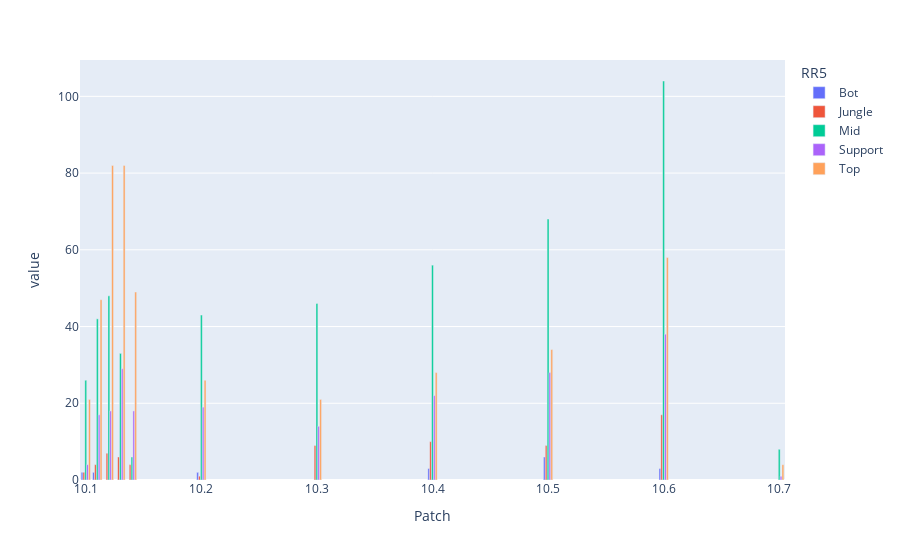

Write notebook code for a chart like this one.
### Code cell
t = pb.groupby(["Patch","RR5"])['RR5'].count().unstack(level=1)
px.bar(t,barmode='group')

### Figure 1 — Plotly figure (JSON) as saved in the notebook; plotly's stock layout.template omitted (floating-point values rounded to 4 significant figures)
{"data": [{"alignmentgroup": "True", "hovertemplate": "RR5=Bot<br>Patch=%{x}<br>value=%{y}<extra></extra>", "legendgroup": "Bot", "marker": {"color": "#636efa"}, "name": "Bot", "offsetgroup": "Bot", "orientation": "v", "showlegend": true, "textposition": "auto", "type": "bar", "x": [10.1, 10.11, 10.12, 10.13, 10.14, 10.2, 10.3, 10.4, 10.5, 10.6, 10.7], "xaxis": "x", "y": [2, 2, null, null, null, 2, null, 3, 6, 3, null], "yaxis": "y"}, {"alignmentgroup": "True", "hovertemplate": "RR5=Jungle<br>Patch=%{x}<br>value=%{y}<extra></extra>", "legendgroup": "Jungle", "marker": {"color": "#EF553B"}, "name": "Jungle", "offsetgroup": "Jungle", "orientation": "v", "showlegend": true, "textposition": "auto", "type": "bar", "x": [10.1, 10.11, 10.12, 10.13, 10.14, 10.2, 10.3, 10.4, 10.5, 10.6, 10.7], "xaxis": "x", "y": [2, 4, 7, 6, 4, 1, 9, 10, 9, 17, null], "yaxis": "y"}, {"alignmentgroup": "True", "hovertemplate": "RR5=Mid<br>Patch=%{x}<br>value=%{y}<extra></extra>", "legendgroup": "Mid", "marker": {"color": "#00cc96"}, "name": "Mid", "offsetgroup": "Mid", "orientation": "v", "showlegend": true, "textposition": "auto", "type": "bar", "x": [10.1, 10.11, 10.12, 10.13, 10.14, 10.2, 10.3, 10.4, 10.5, 10.6, 10.7], "xaxis": "x", "y": [26, 42, 48, 33, 6, 43, 46, 56, 68, 104, 8], "yaxis": "y"}, {"alignmentgroup": "True", "hovertemplate": "RR5=Support<br>Patch=%{x}<br>value=%{y}<extra></extra>", "legendgroup": "Support", "marker": {"color": "#ab63fa"}, "name": "Support", "offsetgroup": "Support", "orientation": "v", "showlegend": true, "textposition": "auto", "type": "bar", "x": [10.1, 10.11, 10.12, 10.13, 10.14, 10.2, 10.3, 10.4, 10.5, 10.6, 10.7], "xaxis": "x", "y": [4, 17, 18, 29, 18, 19, 14, 22, 28, 38, 1], "yaxis": "y"}, {"alignmentgroup": "True", "hovertemplate": "RR5=Top<br>Patch=%{x}<br>value=%{y}<extra></extra>", "legendgroup": "Top", "marker": {"color": "#FFA15A"}, "name": "Top", "offsetgroup": "Top", "orientation": "v", "showlegend": true, "textposition": "auto", "type": "bar", "x": [10.1, 10.11, 10.12, 10.13, 10.14, 10.2, 10.3, 10.4, 10.5, 10.6, 10.7], "xaxis": "x", "y": [21, 47, 82, 82, 49, 26, 21, 28, 34, 58, 4], "yaxis": "y"}], "layout": {"barmode": "group", "legend": {"title": {"text": "RR5"}, "tracegroupgap": 0}, "margin": {"t": 60}, "xaxis": {"anchor": "y", "domain": [0, 1], "title": {"text": "Patch"}}, "yaxis": {"anchor": "x", "domain": [0, 1], "title": {"text": "value"}}}}
